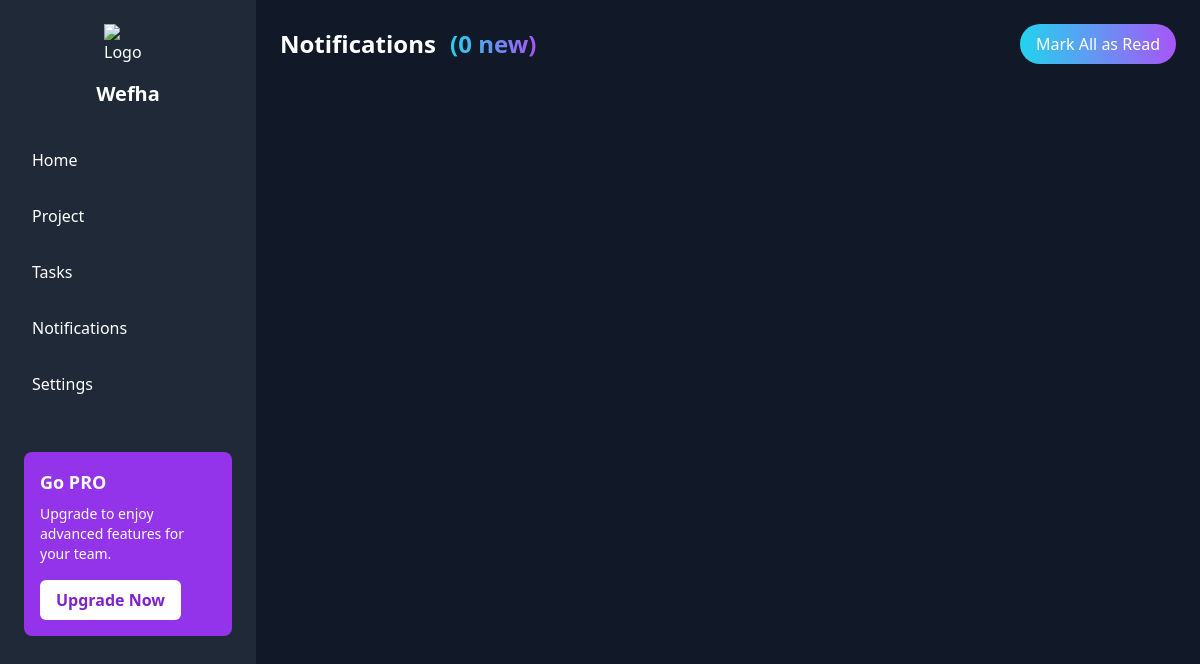
Page /notifications/notification/ (signed in) on the earlier database version.
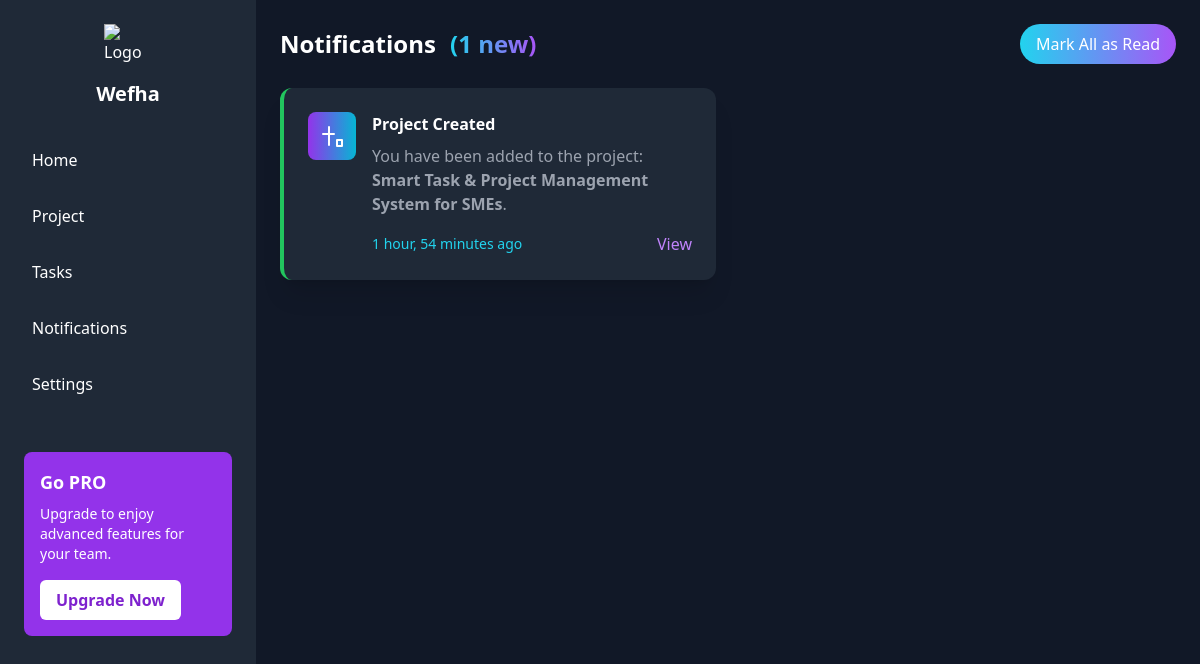
Same page on the later database version.
### notification/models.py (models this page shows, shortened)
class Notification(models.Model):
    NOTIFICATION_TYPES = [
        ('task_assigned', 'Task Assigned'),
        ('project_created', 'Project Created'),
        ('deadline_alert', 'Deadline Alert'),
    ]
    user = models.ForeignKey(
        settings.AUTH_USER_MODEL,
        on_delete=models.CASCADE,
        related_name='notifications'  # ✅ Required for template access
    )
    message = models.TextField()
    is_read = models.BooleanField(default=False)
    created_at = models.DateTimeField(auto_now_add=True)
    notification_type = models.CharField(max_length=30, choices=NOTIFICATION_TYPES, default='project_created')
    link = models.URLField(blank=True, null=True)

### notification/views.py (the view)
# urls.py: path('notification/', views.notification_view, name='notification'),
@login_required
def notification_view(request):
    notifications = Notification.objects.filter(user=request.user).order_by('-created_at')
    unread_notifications = notifications.filter(is_read=False)
    notification_count = unread_notifications.count()
    return render(request, 'notification/notification.html', {
        'notifications': notifications,
        'unread_notifications': unread_notifications,
        'notification_count': notification_count
    })

### notification/templates/notification/notification.html (shortened to what the changed rows need)
{% load static %}
<!DOCTYPE html>
<html lang="en">
<head>
    <script src="https://cdn.tailwindcss.com"></script>
</head>
<body class="bg-gray-900 text-white">
<div class="flex">
    <aside class="bg-gray-800 text-white w-64 min-h-screen p-6">
        <div class="mb-8">
            <h1 class="text-center text-xl font-bold mt-2">Wefha</h1>
        </div>
    </aside>
    <div class="flex-1 p-6">
        <header class="flex justify-between items-center mb-6">
            <h1 class="text-2xl text-white font-bold leading-tight transform transition-transform duration-500 ease-in-out hover:scale-105">
                Notifications <span class="bg-gradient-to-r from-cyan-400 to-purple-500 text-transparent bg-clip-text ml-2">({{ notifications|length }} new)</span>
            </h1>
        </header>
        <div class="grid grid-cols-1 md:grid-cols-2 gap-6 mt-6">
            {% for notification in notifications %}
            <div class="notification-card bg-gray-800 p-6 rounded-xl shadow-xl border-l-4
                {% if notification.notification_type == 'task_assigned' %} border-purple-500
                {% elif notification.notification_type == 'deadline_alert' %} border-red-500
                {% elif notification.notification_type == 'project_created' %} border-green-500
                {% else %} border-gray-700 {% endif %}
                hover:border-cyan-400 transition-all duration-300">
                <div class="flex items-start space-x-4">
                    <div class="relative">
                        <div class="bg-gradient-to-r from-purple-600 to-cyan-500 p-3 rounded-lg">
                            {% if notification.notification_type == 'task_assigned' %}
                            <svg class="w-6 h-6 text-white" fill="none" stroke="currentColor" viewBox="0 0 24 24">
                                <path stroke-linecap="round" stroke-linejoin="round" stroke-width="2" d="M5 13l4 4L19 7" />
                            </svg>
                            {% elif notification.notification_type == 'project_created' %}
                            <svg class="w-6 h-6 text-white" fill="none" stroke="currentColor" viewBox="0 0 24 24">
                                <path stroke-linecap="round" stroke-linejoin="round" stroke-width="2" d="M3 10h11M9 21V3M17 16h5v6h-5z" />
                            </svg>
                            {% elif notification.notification_type == 'deadline_alert' %}
                            <svg class="w-6 h-6 text-white" fill="none" stroke="currentColor" viewBox="0 0 24 24">
                                <path stroke-linecap="round" stroke-linejoin="round" stroke-width="2" d="M12 8v4l3 3m6-3a9 9 0 11-18 0 9 9 0 0118 0z" />
                            </svg>
                            {% else %}
                            <svg class="w-6 h-6 text-white" fill="none" stroke="currentColor" viewBox="0 0 24 24">
                                <path stroke-linecap="round" stroke-linejoin="round" stroke-width="2" d="M8 10h.01M12 10h.01M16 10h.01M9 16H5a2 2 0 01-2-2V6a2 2 0 012-2h14a2 2 0 012 2v8a2 2 0 01-2 2h-5l-5 5v-5z"/>
                            </svg>
                            {% endif %}
                        </div>
                    </div>
                    <div class="flex-1">
                        <h3 class="text-white font-semibold">{{ notification.get_notification_type_display }}</h3>
                        <p class="text-gray-400 mt-2">{{ notification.message|safe }}</p>
                        <div class="flex items-center justify-between mt-4">
                            <span class="text-sm text-cyan-400">{{ notification.created_at|timesince }} ago</span>
                            {% if notification.link %}
                            <a href="{{ notification.link }}" class="text-purple-400 hover:text-cyan-400 transition-colors">View</a>
                            {% endif %}
                        </div>
                    </div>
                </div>
            </div>
            {% endfor %}
        </div>
    </div>
</div>
</body>
</html>

Differences in the rows shown:
added Notification: notification_type "Project Created", message "You have been added to the project: Smart Task & Project Management System for SMEs .", created_at "1 hour, 54 minutes"
